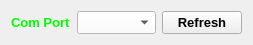
   <widget class="QWidget" name="layoutWidget_2">
    <property name="geometry">
     <rect>
      <x>100</x>
      <y>110</y>
      <width>251</width>
      <height>26</height>
     </rect>
    </property>
    <layout class="QHBoxLayout" name="horizontalLayout_8">
     <item>
      <widget class="QLabel" name="label_CP">
       <property name="palette">
        <palette>
         <active>
          <colorrole role="WindowText">
           <brush brushstyle="SolidPattern">
            <color alpha="255">
             <red>0</red>
             <green>255</green>
             <blue>0</blue>
            </color>
           </brush>
          </colorrole>
          <colorrole role="Text">
           <brush brushstyle="SolidPattern">
            <color alpha="255">
             <red>0</red>
             <green>255</green>
             <blue>0</blue>
            </color>
           </brush>
          </colorrole>
          <colorrole role="PlaceholderText">
           <brush brushstyle="NoBrush">
            <color alpha="128">
             <red>0</red>
             <green>255</green>
             <blue>0</blue>
            </color>
           </brush>
          </colorrole>
         </active>
         <inactive>
          <colorrole role="WindowText">
           <brush brushstyle="SolidPattern">
            <color alpha="255">
             <red>0</red>
             <green>255</green>
             <blue>0</blue>
            </color>
           </brush>
          </colorrole>
          <colorrole role="Text">
           <brush brushstyle="SolidPattern">
            <color alpha="255">
             <red>0</red>
             <green>255</green>
             <blue>0</blue>
            </color>
           </brush>
          </colorrole>
          <colorrole role="PlaceholderText">
           <brush brushstyle="NoBrush">
            <color alpha="128">
             <red>0</red>
             <green>255</green>
             <blue>0</blue>
            </color>
           </brush>
          </colorrole>
         </inactive>
         <disabled>
          <colorrole role="WindowText">
           <brush brushstyle="SolidPattern">
            <color alpha="255">
             <red>0</red>
             <green>0</green>
             <blue>0</blue>
            </color>
           </brush>
          </colorrole>
          <colorrole role="Text">
           <brush brushstyle="SolidPattern">
            <color alpha="255">
             <red>0</red>
             <green>0</green>
             <blue>0</blue>
            </color>
           </brush>
          </colorrole>
          <colorrole role="PlaceholderText">
           <brush brushstyle="NoBrush">
            <color alpha="128">
             <red>0</red>
             <green>255</green>
             <blue>0</blue>
            </color>
           </brush>
          </colorrole>
         </disabled>
        </palette>
       </property>
       <property name="font">
        <font>
         <pointsize>10</pointsize>
         <weight>75</weight>
         <bold>true</bold>
        </font>
       </property>
       <property name="text">
        <string>Com Port</string>
       </property>
      </widget>
     </item>
     <item>
      <spacer name="horizontalSpacer_19">
       <property name="orientation">
        <enum>Qt::Horizontal</enum>
       </property>
       <property name="sizeHint" stdset="0">
        <size>
         <width>18</width>
         <height>20</height>
        </size>
       </property>
      </spacer>
     </item>
     <item>
      <widget class="QComboBox" name="comboBox_CP">
       <property name="palette">
        <palette>
         <active>
          <colorrole role="WindowText">
           <brush brushstyle="SolidPattern">
            <color alpha="255">
             <red>0</red>
             <green>0</green>
             <blue>0</blue>
            </color>
           </brush>
          </colorrole>
          <colorrole role="Button">
           <brush brushstyle="SolidPattern">
            <color alpha="255">
             <red>255</red>
             <green>255</green>
             <blue>255</blue>
            </color>
           </brush>
          </colorrole>
          <colorrole role="Light">
           <brush brushstyle="SolidPattern">
            <color alpha="255">
             <red>255</red>
             <green>255</green>
             <blue>255</blue>
            </color>
           </brush>
          </colorrole>
          <colorrole role="Midlight">
           <brush brushstyle="SolidPattern">
            <color alpha="255">
             <red>255</red>
             <green>255</green>
             <blue>255</blue>
            </color>
           </brush>
          </colorrole>
          <colorrole role="Dark">
           <brush brushstyle="SolidPattern">
            <color alpha="255">
             <red>127</red>
             <green>127</green>
             <blue>127</blue>
            </color>
           </brush>
          </colorrole>
          <colorrole role="Mid">
           <brush brushstyle="SolidPattern">
            <color alpha="255">
             <red>170</red>
             <green>170</green>
             <blue>170</blue>
            </color>
           </brush>
          </colorrole>
          <colorrole role="Text">
           <brush brushstyle="SolidPattern">
            <color alpha="255">
             <red>0</red>
             <green>0</green>
             <blue>0</blue>
            </color>
           </brush>
          </colorrole>
          <colorrole role="BrightText">
           <brush brushstyle="SolidPattern">
            <color alpha="255">
             <red>255</red>
             <green>255</green>
             <blue>255</blue>
            </color>
           </brush>
          </colorrole>
          <colorrole role="ButtonText">
           <brush brushstyle="SolidPattern">
            <color alpha="255">
             <red>0</red>
             <green>0</green>
             <blue>0</blue>
            </color>
           </brush>
          </colorrole>
          <colorrole role="Base">
           <brush brushstyle="SolidPattern">
            <color alpha="255">
             <red>255</red>
             <green>255</green>
             <blue>255</blue>
            </color>
           </brush>
          </colorrole>
          <colorrole role="Window">
           <brush brushstyle="SolidPattern">
            <color alpha="255">
             <red>255</red>
             <green>255</green>
             <blue>255</blue>
            </color>
           </brush>
          </colorrole>
          <colorrole role="Shadow">
           <brush brushstyle="SolidPattern">
            <color alpha="255">
             <red>0</red>
             <green>0</green>
             <blue>0</blue>
            </color>
           </brush>
          </colorrole>
          <colorrole role="AlternateBase">
           <brush brushstyle="SolidPattern">
            <color alpha="255">
             <red>255</red>
             <green>255</green>
             <blue>255</blue>
            </color>
           </brush>
          </colorrole>
          <colorrole role="ToolTipBase">
           <brush brushstyle="SolidPattern">
            <color alpha="255">
             <red>255</red>
             <green>255</green>
             <blue>220</blue>
            </color>
           </brush>
          </colorrole>
          <colorrole role="ToolTipText">
           <brush brushstyle="SolidPattern">
            <color alpha="255">
             <red>0</red>
             <green>0</green>
             <blue>0</blue>
            </color>
           </brush>
          </colorrole>
          <colorrole role="PlaceholderText">
           <brush brushstyle="SolidPattern">
            <color alpha="128">
             <red>0</red>
             <green>0</green>
             <blue>0</blue>
            </color>
           </brush>
          </colorrole>
         </active>
         <inactive>
          <colorrole role="WindowText">
           <brush brushstyle="SolidPattern">
            <color alpha="255">
             <red>0</red>
             <green>0</green>
             <blue>0</blue>
            </color>
           </brush>
          </colorrole>
          <colorrole role="Button">
           <brush brushstyle="SolidPattern">
            <color alpha="255">
             <red>255</red>
             <green>255</green>
             <blue>255</blue>
            </color>
           </brush>
          </colorrole>
          <colorrole role="Light">
           <brush brushstyle="SolidPattern">
            <color alpha="255">
             <red>255</red>
             <green>255</green>
             <blue>255</blue>
            </color>
           </brush>
          </colorrole>
          <colorrole role="Midlight">
           <brush brushstyle="SolidPattern">
            <color alpha="255">
             <red>255</red>
             <green>255</green>
             <blue>255</blue>
            </color>
           </brush>
          </colorrole>
          <colorrole role="Dark">
           <brush brushstyle="SolidPattern">
            <color alpha="255">
             <red>127</red>
             <green>127</green>
             <blue>127</blue>
            </color>
           </brush>
          </colorrole>
          <colorrole role="Mid">
           <brush brushstyle="SolidPattern">
            <color alpha="255">
             <red>170</red>
             <green>170</green>
             <blue>170</blue>
            </color>
           </brush>
          </colorrole>
          <colorrole role="Text">
           <brush brushstyle="SolidPattern">
            <color alpha="255">
             <red>0</red>
             <green>0</green>
             <blue>0</blue>
            </color>
           </brush>
          </colorrole>
          <colorrole role="BrightText">
           <brush brushstyle="SolidPattern">
            <color alpha="255">
             <red>255</red>
             <green>255</green>
             <blue>255</blue>
            </color>
           </brush>
          </colorrole>
          <colorrole role="ButtonText">
           <brush brushstyle="SolidPattern">
            <color alpha="255">
             <red>0</red>
             <green>0</green>
             <blue>0</blue>
            </color>
           </brush>
          </colorrole>
          <colorrole role="Base">
           <brush brushstyle="SolidPattern">
            <color alpha="255">
             <red>255</red>
             <green>255</green>
             <blue>255</blue>
            </color>
           </brush>
          </colorrole>
          <colorrole role="Window">
           <brush brushstyle="SolidPattern">
            <color alpha="255">
             <red>255</red>
             <green>255</green>
             <blue>255</blue>
            </color>
           </brush>
          </colorrole>
          <colorrole role="Shadow">
           <brush brushstyle="SolidPattern">
            <color alpha="255">
             <red>0</red>
             <green>0</green>
             <blue>0</blue>
            </color>
           </brush>
          </colorrole>
          <colorrole role="AlternateBase">
           <brush brushstyle="SolidPattern">
            <color alpha="255">
             <red>255</red>
             <green>255</green>
             <blue>255</blue>
            </color>
           </brush>
          </colorrole>
          <colorrole role="ToolTipBase">
           <brush brushstyle="SolidPattern">
            <color alpha="255">
             <red>255</red>
             <green>255</green>
             <blue>220</blue>
            </color>
           </brush>
          </colorrole>
          <colorrole role="ToolTipText">
           <brush brushstyle="SolidPattern">
            <color alpha="255">
             <red>0</red>
             <green>0</green>
             <blue>0</blue>
            </color>
           </brush>
          </colorrole>
          <colorrole role="PlaceholderText">
           <brush brushstyle="SolidPattern">
            <color alpha="128">
             <red>0</red>
             <green>0</green>
             <blue>0</blue>
            </color>
           </brush>
          </colorrole>
         </inactive>
         <disabled>
          <colorrole role="WindowText">
           <brush brushstyle="SolidPattern">
            <color alpha="255">
             <red>127</red>
             <green>127</green>
             <blue>127</blue>
            </color>
           </brush>
          </colorrole>
          <colorrole role="Button">
           <brush brushstyle="SolidPattern">
            <color alpha="255">
             <red>255</red>
             <green>255</green>
             <blue>255</blue>
            </color>
           </brush>
          </colorrole>
          <colorrole role="Light">
           <brush brushstyle="SolidPattern">
            <color alpha="255">
             <red>255</red>
             <green>255</green>
             <blue>255</blue>
            </color>
           </brush>
          </colorrole>
          <colorrole role="Midlight">
           <brush brushstyle="SolidPattern">
            <color alpha="255">
             <red>255</red>
             <green>255</green>
             <blue>255</blue>
            </color>
           </brush>
          </colorrole>
          <colorrole role="Dark">
           <brush brushstyle="SolidPattern">
            <color alpha="255">
             <red>127</red>
             <green>127</green>
             <blue>127</blue>
            </color>
           </brush>
          </colorrole>
          <colorrole role="Mid">
           <brush brushstyle="SolidPattern">
            <color alpha="255">
             <red>170</red>
             <green>170</green>
             <blue>170</blue>
            </color>
           </brush>
          </colorrole>
          <colorrole role="Text">
           <brush brushstyle="SolidPattern">
            <color alpha="255">
             <red>127</red>
             <green>127</green>
             <blue>127</blue>
            </color>
           </brush>
          </colorrole>
          <colorrole role="BrightText">
           <brush brushstyle="SolidPattern">
            <color alpha="255">
             <red>255</red>
             <green>255</green>
             <blue>255</blue>
            </color>
           </brush>
          </colorrole>
          <colorrole role="ButtonText">
           <brush brushstyle="SolidPattern">
            <color alpha="255">
             <red>127</red>
             <green>127</green>
             <blue>127</blue>
            </color>
           </brush>
          </colorrole>
          <colorrole role="Base">
           <brush brushstyle="SolidPattern">
            <color alpha="255">
             <red>255</red>
             <green>255</green>
             <blue>255</blue>
            </color>
           </brush>
          </colorrole>
          <colorrole role="Window">
           <brush brushstyle="SolidPattern">
            <color alpha="255">
             <red>255</red>
             <green>255</green>
             <blue>255</blue>
            </color>
           </brush>
          </colorrole>
          <colorrole role="Shadow">
           <brush brushstyle="SolidPattern">
            <color alpha="255">
             <red>0</red>
             <green>0</green>
             <blue>0</blue>
            </color>
           </brush>
          </colorrole>
          <colorrole role="AlternateBase">
           <brush brushstyle="SolidPattern">
            <color alpha="255">
             <red>255</red>
             <green>255</green>
             <blue>255</blue>
            </color>
           </brush>
          </colorrole>
          <colorrole role="ToolTipBase">
           <brush brushstyle="SolidPattern">
            <color alpha="255">
             <red>255</red>
             <green>255</green>
             <blue>220</blue>
            </color>
           </brush>
          </colorrole>
          <colorrole role="ToolTipText">
           <brush brushstyle="SolidPattern">
            <color alpha="255">
             <red>0</red>
             <green>0</green>
             <blue>0</blue>
            </color>
           </brush>
          </colorrole>
          <colorrole role="PlaceholderText">
           <brush brushstyle="SolidPattern">
            <color alpha="128">
             <red>0</red>
             <green>0</green>
             <blue>0</blue>
            </color>
           </brush>
          </colorrole>
         </disabled>
        </palette>
       </property>
       <property name="font">
        <font>
         <pointsize>10</pointsize>
        </font>
       </property>
      </widget>
     </item>
     <item>
      <spacer name="horizontalSpacer_20">
       <property name="orientation">
        <enum>Qt::Horizontal</enum>
       </property>
       <property name="sizeHint" stdset="0">
        <size>
         <width>18</width>
         <height>20</height>
        </size>
       </property>
      </spacer>
     </item>
     <item>
      <widget class="QPushButton" name="RefreshButton">
       <property name="palette">
        <palette>
         <active>
          <colorrole role="ButtonText">
           <brush brushstyle="SolidPattern">
            <color alpha="255">
             <red>0</red>
             <green>0</green>
             <blue>0</blue>
            </color>
           </brush>
          </colorrole>
         </active>
         <inactive>
          <colorrole role="ButtonText">
           <brush brushstyle="SolidPattern">
            <color alpha="255">
             <red>0</red>
             <green>0</green>
             <blue>0</blue>
            </color>
           </brush>
          </colorrole>
         </inactive>
         <disabled>
          <colorrole role="ButtonText">
           <brush brushstyle="SolidPattern">
            <color alpha="255">
             <red>0</red>
             <green>0</green>
             <blue>0</blue>
            </color>
           </brush>
          </colorrole>
         </disabled>
        </palette>
       </property>
       <property name="font">
        <font>
         <pointsize>10</pointsize>
         <weight>75</weight>
         <bold>true</bold>
        </font>
       </property>
       <property name="toolTip">
        <string>Обновить</string>
       </property>
       <property name="text">
        <string>Refresh</string>
       </property>
      </widget>
     </item>
    </layout>
   </widget>
